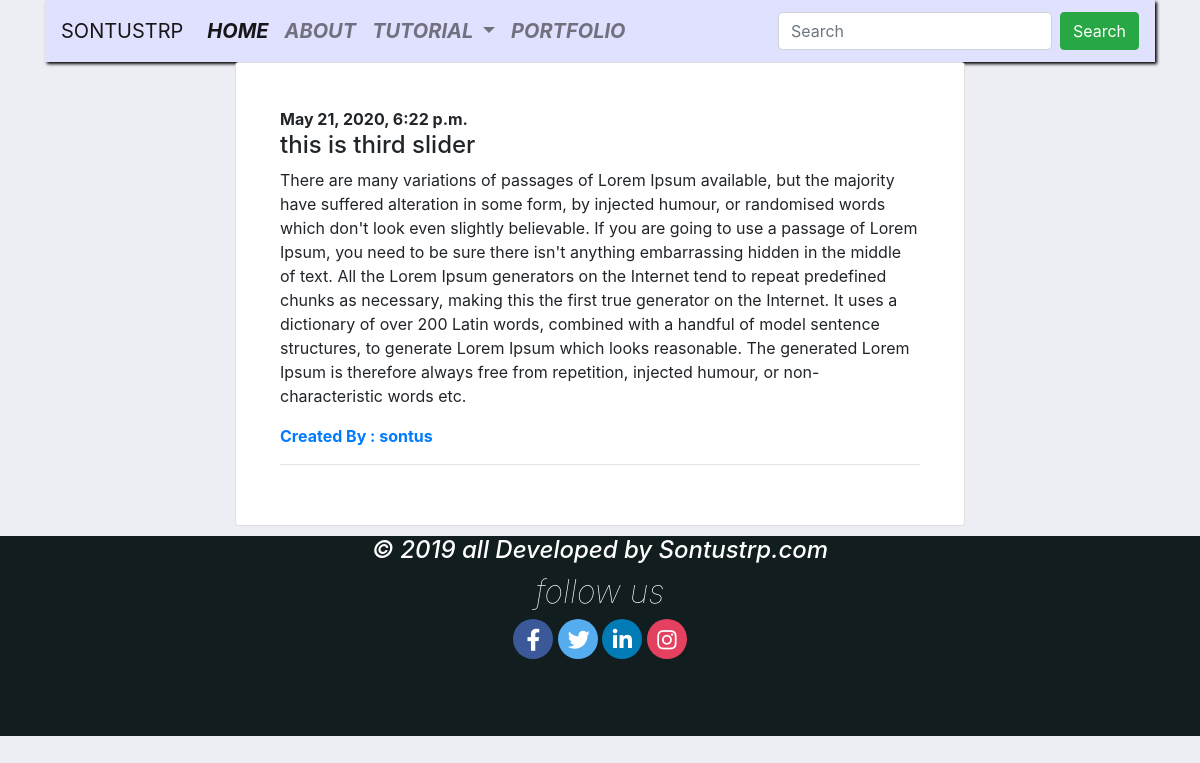
The app's page /2/third-slider/ with its own data.
### myapp/models.py (models this page shows, shortened)
class Python(models.Model):
    author = models.ForeignKey(User, on_delete=models.CASCADE)
    title = models.CharField(max_length=500, db_index=True)
    slug = models.SlugField(max_length=100, db_index=True)
    text = models.TextField()
    category = models.ForeignKey(PythonCategory, on_delete=models.CASCADE)
    created_date = models.DateTimeField(default=timezone.now)
    publish_date = models.DateTimeField(blank=True, null=True)
    created_by =models.CharField(max_length=50, blank=True)
    image = models.ImageField(upload_to='python-img', blank=True)
    link = models.URLField(blank=True)
    class Meta:
        ordering = ('-publish_date',)
        index_together = (('id', 'slug'), )

### myapp/views.py (the view)
# urls.py: path('<int:id>/<slug:slug>/', views.python_detail, name='python_detail'),
def python_detail(request, id, slug):
    post = get_object_or_404(Python, id=id, slug=slug)
    context = {'post': post}
    return render(request, 'blog/post_details.html', context)

### myapp/templates/blog/post_details.html
{% extends 'blog/base.html' %}
{% block  body %}
  <div class="container">
    <div class="row justify-content-center">
<div class="col-md-8">
  <div class="card p-4">
    <div class="card-body">
   <strong>{{ post.created_date }}</strong>
  <h4> {{ post.title }} </h4>
  <p>{{ post.text |safe }}</p>
  <strong><a href="{{ post.link }}">Created By : {{ post.created_by }}</a></strong>
<hr>
    </div>
  </div>
</div>
</div>
</div>
{% endblock %}

### myapp/static/css/mysite.css (style rules this page uses)
* { margin: 0; padding: 0; }
.bodysectioon { background: #dcddea82; }

### records on screen
Python: created_date "May 21, 2020, 6:22 p.m.", title "this is third slider", text "There are many variations of passages of Lorem Ipsum available, but the majority have suffered alteration in some form, by injected humour, or randomised words which don't look even slightly believable. If you are going to use a passage of Lorem Ipsum, you need to be sure there isn't anything embarrassing hidden in the middle of text. All the Lorem Ipsum generators on the Internet tend to repeat predefined chunks as necessary, making this the first true generator on the Internet. It uses a dictionary of over 200 Latin words, combined with a handful of model sentence structures, to generate Lorem Ipsum which looks reasonable. The generated Lorem Ipsum is therefore always free from…", created_by "sontus"
